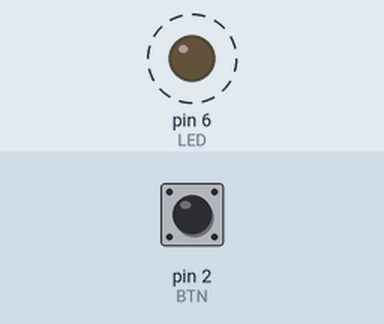
Bench run of a sketch on a simulated Arduino Uno, built with avr-gcc and run on an emulated ATmega328P. On the bench: output pins drawn as LEDs (lit = HIGH). Dashed ring = blinking. The inputs (shaded band) are chosen by the test bench; at power-on: pin 2 (BTN) HIGH.

Above: at 6.8 s.
6.9 s: pin 2 (BTN) pulled LOW for 2.6 s
At 7.8 s:
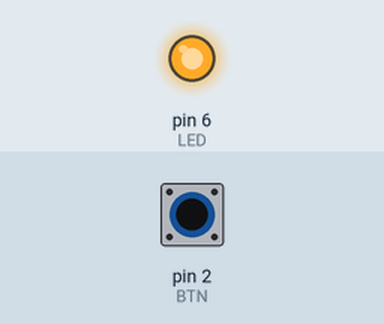
At 8.25 s:
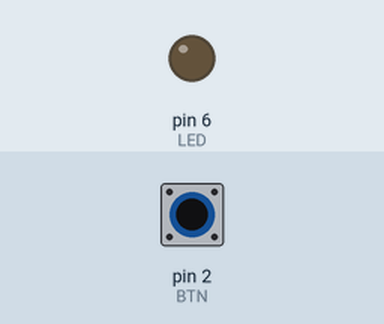
Timing chart, 0 to 17.0 s (numbered marks = the images above; inputs shaded):
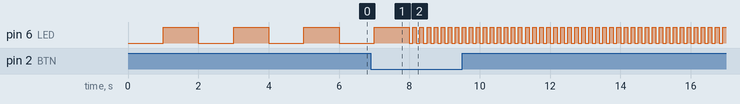

The sketch:

Interrupts_Before.ino
```cpp
//Interrupt Example
#define LED 6
#define BTN 2
int Delay_Time = 1000;

void setup()
{
  // initialize the LED pin as output:
  pinMode(LED, OUTPUT);

  // initialize the pushbutton pin as an input:
  pinMode(BTN, INPUT_PULLUP);
}

void loop()
{
  digitalWrite(LED, LOW);
  delay(Delay_Time);
  digitalWrite(LED, HIGH);
  delay(Delay_Time);

  if (digitalRead(BTN) == LOW)
  {
    Delay_Time = 100;
  }
}
```

Measured:
- by itself, pin 6 (LED): repeats every 0.20 s: LOW 0.10 s, HIGH 0.10 s
